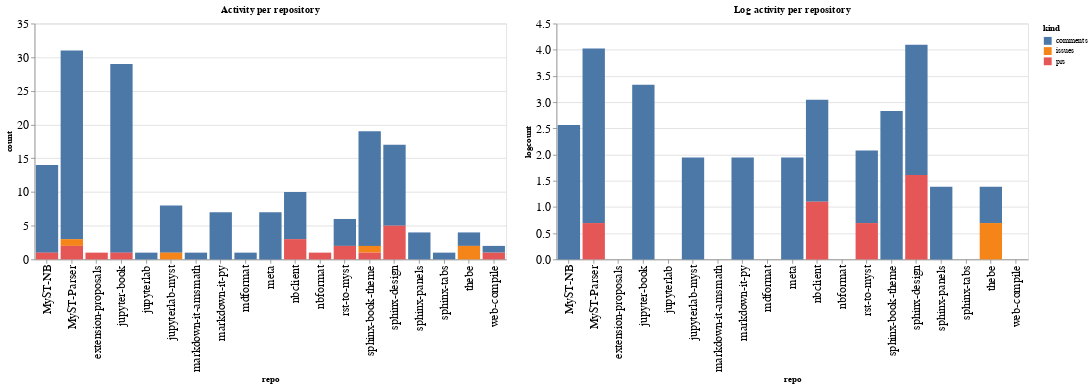

The notebook cell this image was saved under:
### Code cell
ch1 = alt.Chart(repo_summaries, width=600, title="Activity per repository").mark_bar().encode(
    x='repo',
    y='count',
    color='kind',
    tooltip="kind"
)

ch2 = alt.Chart(repo_summaries, width=600, title="Log activity per repository").mark_bar().encode(
    x='repo',
    y='logcount',
    color='kind',
    tooltip="kind"
)

ch1 | ch2

### Figure 1 — Vega-Lite specification as saved in the notebook (floating-point values rounded to 4 significant figures)
{"config": {"axisLeft": {"labelFontSize": 15}, "axisBottom": {"labelFontSize": 15}}, "hconcat": [{"mark": "bar", "encoding": {"color": {"type": "nominal", "field": "kind"}, "tooltip": {"type": "nominal", "field": "kind"}, "x": {"type": "nominal", "field": "repo"}, "y": {"type": "quantitative", "field": "count"}}, "title": "Activity per repository", "width": 600}, {"mark": "bar", "encoding": {"color": {"type": "nominal", "field": "kind"}, "tooltip": {"type": "nominal", "field": "kind"}, "x": {"type": "nominal", "field": "repo"}, "y": {"type": "quantitative", "field": "logcount"}}, "title": "Log activity per repository", "width": 600}], "data": {"name": "data-eb244abe060078e80544378cd920aa22"}, "$schema": "https://vega.github.io/schema/vega-lite/v4.8.1.json", "datasets": {"data-eb244abe060078e80544378cd920aa22": [{"repo": "MyST-NB", "kind": "comments", "count": 13, "logcount": 2.565}, {"repo": "MyST-NB", "kind": "prs", "count": 1, "logcount": 0.0}, {"repo": "MyST-Parser", "kind": "comments", "count": 28, "logcount": 3.332}, {"repo": "MyST-Parser", "kind": "issues", "count": 1, "logcount": 0.0}, {"repo": "MyST-Parser", "kind": "prs", "count": 2, "logcount": 0.6931}, {"repo": "extension-proposals", "kind": "prs", "count": 1, "logcount": 0.0}, {"repo": "jupyter-book", "kind": "comments", "count": 28, "logcount": 3.332}, {"repo": "jupyter-book", "kind": "prs", "count": 1, "logcount": 0.0}, {"repo": "jupyterlab", "kind": "comments", "count": 1, "logcount": 0.0}, {"repo": "jupyterlab-myst", "kind": "comments", "count": 7, "logcount": 1.946}, {"repo": "jupyterlab-myst", "kind": "issues", "count": 1, "logcount": 0.0}, {"repo": "markdown-it-amsmath", "kind": "comments", "count": 1, "logcount": 0.0}, {"repo": "markdown-it-py", "kind": "comments", "count": 7, "logcount": 1.946}, {"repo": "mdformat", "kind": "comments", "count": 1, "logcount": 0.0}, {"repo": "meta", "kind": "comments", "count": 7, "logcount": 1.946}, {"repo": "nbclient", "kind": "comments", "count": 7, "logcount": 1.946}, {"repo": "nbclient", "kind": "prs", "count": 3, "logcount": 1.099}, {"repo": "nbformat", "kind": "prs", "count": 1, "logcount": 0.0}, {"repo": "rst-to-myst", "kind": "comments", "count": 4, "logcount": 1.386}, {"repo": "rst-to-myst", "kind": "prs", "count": 2, "logcount": 0.6931}, {"repo": "sphinx-book-theme", "kind": "comments", "count": 17, "logcount": 2.833}, {"repo": "sphinx-book-theme", "kind": "issues", "count": 1, "logcount": 0.0}, {"repo": "sphinx-book-theme", "kind": "prs", "count": 1, "logcount": 0.0}, {"repo": "sphinx-design", "kind": "comments", "count": 12, "logcount": 2.485}, {"repo": "sphinx-design", "kind": "prs", "count": 5, "logcount": 1.609}, {"repo": "sphinx-panels", "kind": "comments", "count": 4, "logcount": 1.386}, {"repo": "sphinx-tabs", "kind": "comments", "count": 1, "logcount": 0.0}, {"repo": "thebe", "kind": "comments", "count": 2, "logcount": 0.6931}, {"repo": "thebe", "kind": "issues", "count": 2, "logcount": 0.6931}, {"repo": "web-compile", "kind": "comments", "count": 1, "logcount": 0.0}, {"repo": "web-compile", "kind": "prs", "count": 1, "logcount": 0.0}]}}
